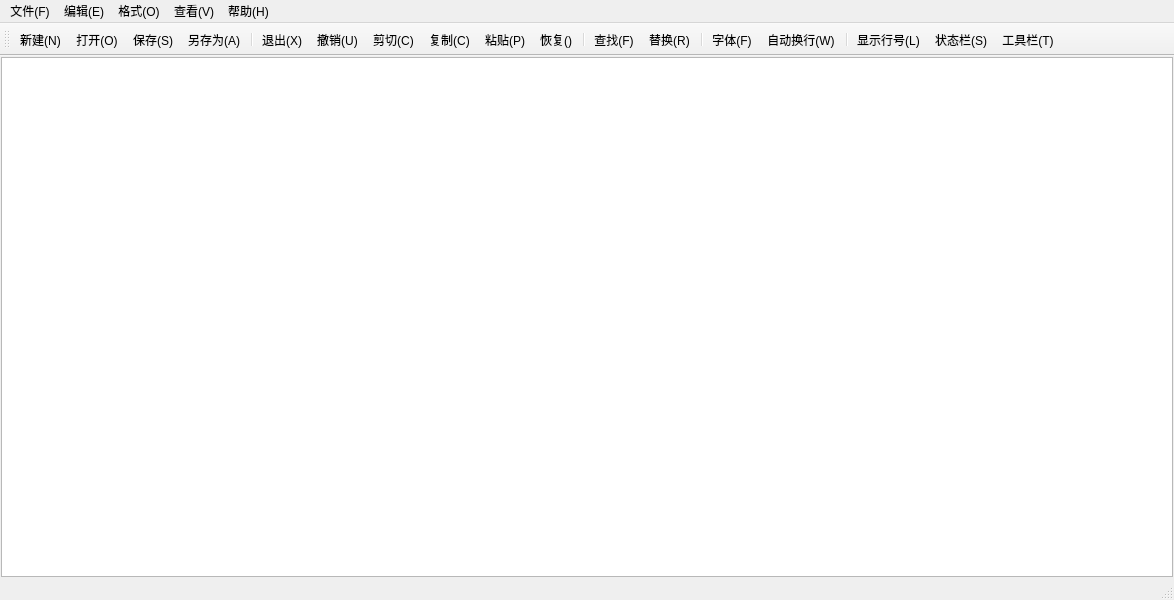
<?xml version="1.0" encoding="UTF-8"?>
<ui version="4.0">
 <class>MainWindow</class>
 <widget class="QMainWindow" name="MainWindow">
  <property name="geometry">
   <rect>
    <x>0</x>
    <y>0</y>
    <width>1174</width>
    <height>600</height>
   </rect>
  </property>
  <property name="windowTitle">
   <string>MainWindow</string>
  </property>
  <widget class="QWidget" name="centralwidget">
   <layout class="QHBoxLayout" name="horizontalLayout">
    <property name="spacing">
     <number>0</number>
    </property>
    <property name="leftMargin">
     <number>1</number>
    </property>
    <property name="topMargin">
     <number>1</number>
    </property>
    <property name="rightMargin">
     <number>1</number>
    </property>
    <property name="bottomMargin">
     <number>1</number>
    </property>
    <item>
     <widget class="CodeEditor" name="TextEdit"/>
    </item>
   </layout>
  </widget>
  <widget class="QMenuBar" name="menubar">
   <property name="geometry">
    <rect>
     <x>0</x>
     <y>0</y>
     <width>1174</width>
     <height>21</height>
    </rect>
   </property>
   <widget class="QMenu" name="menu">
    <property name="title">
     <string>文件(F)</string>
    </property>
    <addaction name="actionNew"/>
    <addaction name="actionOpen"/>
    <addaction name="actionSave"/>
    <addaction name="actionSaveAs"/>
    <addaction name="separator"/>
   </widget>
   <widget class="QMenu" name="menu_E">
    <property name="title">
     <string>编辑(E)</string>
    </property>
    <addaction name="actionExit"/>
    <addaction name="actionUndo"/>
    <addaction name="actionCut"/>
    <addaction name="actionCopy"/>
    <addaction name="actionPaste"/>
    <addaction name="actionFind"/>
    <addaction name="actionReplace"/>
   </widget>
   <widget class="QMenu" name="menu_O">
    <property name="title">
     <string>格式(O)</string>
    </property>
    <addaction name="actionLineWarp"/>
    <addaction name="actionLineNumber"/>
    <addaction name="actionFont"/>
    <addaction name="actionFontColor"/>
    <addaction name="actionFontBackgroundColor"/>
    <addaction name="actionEditorBackgroundColor"/>
   </widget>
   <widget class="QMenu" name="menu_V">
    <property name="title">
     <string>查看(V)</string>
    </property>
    <addaction name="actionToolbar"/>
    <addaction name="actionStatusBar"/>
   </widget>
   <widget class="QMenu" name="menu_H">
    <property name="title">
     <string>帮助(H)</string>
    </property>
    <addaction name="actionAbout"/>
   </widget>
   <addaction name="menu"/>
   <addaction name="menu_E"/>
   <addaction name="menu_O"/>
   <addaction name="menu_V"/>
   <addaction name="menu_H"/>
  </widget>
  <widget class="QStatusBar" name="statusbar"/>
  <widget class="QToolBar" name="toolBar">
   <property name="windowTitle">
    <string>toolBar</string>
   </property>
   <attribute name="toolBarArea">
    <enum>TopToolBarArea</enum>
   </attribute>
   <attribute name="toolBarBreak">
    <bool>false</bool>
   </attribute>
   <addaction name="actionNew"/>
   <addaction name="actionOpen"/>
   <addaction name="actionSave"/>
   <addaction name="actionSaveAs"/>
   <addaction name="separator"/>
   <addaction name="actionExit"/>
   <addaction name="actionUndo"/>
   <addaction name="actionCut"/>
   <addaction name="actionCopy"/>
   <addaction name="actionPaste"/>
   <addaction name="actionRedo"/>
   <addaction name="separator"/>
   <addaction name="actionFind"/>
   <addaction name="actionReplace"/>
   <addaction name="separator"/>
   <addaction name="actionFont"/>
   <addaction name="actionLineWarp"/>
   <addaction name="separator"/>
   <addaction name="actionLineNumber"/>
   <addaction name="actionStatusBar"/>
   <addaction name="actionToolbar"/>
  </widget>
  <action name="actionNew">
   <property name="icon">
    <iconset resource="trd.qrc">
     <normaloff>:/img/add_24dp_5F6368_FILL0_wght400_GRAD0_opsz24.png</normaloff>:/img/add_24dp_5F6368_FILL0_wght400_GRAD0_opsz24.png</iconset>
   </property>
   <property name="text">
    <string>新建(&amp;N)</string>
   </property>
   <property name="toolTip">
    <string>新建</string>
   </property>
   <property name="shortcut">
    <string>Ctrl+N</string>
   </property>
   <property name="menuRole">
    <enum>QAction::MenuRole::NoRole</enum>
   </property>
  </action>
  <action name="actionOpen">
   <property name="icon">
    <iconset resource="trd.qrc">
     <normaloff>:/img/open_in_new_24dp_5F6368_FILL0_wght400_GRAD0_opsz24.png</normaloff>:/img/open_in_new_24dp_5F6368_FILL0_wght400_GRAD0_opsz24.png</iconset>
   </property>
   <property name="text">
    <string>打开(&amp;O)</string>
   </property>
   <property name="toolTip">
    <string>打开</string>
   </property>
   <property name="shortcut">
    <string>Ctrl+O</string>
   </property>
   <property name="menuRole">
    <enum>QAction::MenuRole::NoRole</enum>
   </property>
  </action>
  <action name="actionSave">
   <property name="icon">
    <iconset resource="trd.qrc">
     <normaloff>:/img/save_24dp_5F6368_FILL0_wght400_GRAD0_opsz24.png</normaloff>:/img/save_24dp_5F6368_FILL0_wght400_GRAD0_opsz24.png</iconset>
   </property>
   <property name="text">
    <string>保存(&amp;S)</string>
   </property>
   <property name="toolTip">
    <string>保存</string>
   </property>
   <property name="shortcut">
    <string>Ctrl+S</string>
   </property>
   <property name="menuRole">
    <enum>QAction::MenuRole::NoRole</enum>
   </property>
  </action>
  <action name="actionSaveAs">
   <property name="icon">
    <iconset resource="trd.qrc">
     <normaloff>:/img/save_as_24dp_5F6368_FILL0_wght400_GRAD0_opsz24.png</normaloff>:/img/save_as_24dp_5F6368_FILL0_wght400_GRAD0_opsz24.png</iconset>
   </property>
   <property name="text">
    <string>另存为(&amp;A)</string>
   </property>
   <property name="toolTip">
    <string>另存为</string>
   </property>
   <property name="menuRole">
    <enum>QAction::MenuRole::NoRole</enum>
   </property>
  </action>
  <action name="actionExit">
   <property name="icon">
    <iconset resource="trd.qrc">
     <normaloff>:/img/close_24dp_5F6368_FILL0_wght400_GRAD0_opsz24.png</normaloff>:/img/close_24dp_5F6368_FILL0_wght400_GRAD0_opsz24.png</iconset>
   </property>
   <property name="text">
    <string>退出(&amp;X)</string>
   </property>
   <property name="toolTip">
    <string>退出</string>
   </property>
   <property name="menuRole">
    <enum>QAction::MenuRole::NoRole</enum>
   </property>
  </action>
  <action name="actionUndo">
   <property name="icon">
    <iconset resource="trd.qrc">
     <normaloff>:/img/undo_24dp_5F6368_FILL0_wght400_GRAD0_opsz24.png</normaloff>:/img/undo_24dp_5F6368_FILL0_wght400_GRAD0_opsz24.png</iconset>
   </property>
   <property name="text">
    <string>撤销(&amp;U)</string>
   </property>
   <property name="toolTip">
    <string>撤销</string>
   </property>
   <property name="shortcut">
    <string>Ctrl+Z</string>
   </property>
   <property name="menuRole">
    <enum>QAction::MenuRole::NoRole</enum>
   </property>
  </action>
  <action name="actionCut">
   <property name="icon">
    <iconset resource="trd.qrc">
     <normaloff>:/img/content_cut_24dp_5F6368_FILL0_wght400_GRAD0_opsz24.png</normaloff>:/img/content_cut_24dp_5F6368_FILL0_wght400_GRAD0_opsz24.png</iconset>
   </property>
   <property name="text">
    <string>剪切(&amp;C)</string>
   </property>
   <property name="shortcut">
    <string>Ctrl+X</string>
   </property>
   <property name="menuRole">
    <enum>QAction::MenuRole::NoRole</enum>
   </property>
  </action>
  <action name="actionCopy">
   <property name="icon">
    <iconset resource="trd.qrc">
     <normaloff>:/img/content_copy_24dp_5F6368_FILL0_wght400_GRAD0_opsz24.png</normaloff>:/img/content_copy_24dp_5F6368_FILL0_wght400_GRAD0_opsz24.png</iconset>
   </property>
   <property name="text">
    <string>复制(&amp;C)</string>
   </property>
   <property name="toolTip">
    <string>复制</string>
   </property>
   <property name="shortcut">
    <string>Ctrl+C</string>
   </property>
   <property name="menuRole">
    <enum>QAction::MenuRole::NoRole</enum>
   </property>
  </action>
  <action name="actionPaste">
   <property name="icon">
    <iconset resource="trd.qrc">
     <normaloff>:/img/content_paste_24dp_5F6368_FILL0_wght400_GRAD0_opsz24.png</normaloff>:/img/content_paste_24dp_5F6368_FILL0_wght400_GRAD0_opsz24.png</iconset>
   </property>
   <property name="text">
    <string>粘贴(&amp;P)</string>
   </property>
   <property name="toolTip">
    <string>粘贴</string>
   </property>
   <property name="shortcut">
    <string>Ctrl+V</string>
   </property>
   <property name="menuRole">
    <enum>QAction::MenuRole::NoRole</enum>
   </property>
  </action>
  <action name="actionFind">
   <property name="icon">
    <iconset resource="trd.qrc">
     <normaloff>:/img/search_24dp_5F6368_FILL0_wght400_GRAD0_opsz24.png</normaloff>:/img/search_24dp_5F6368_FILL0_wght400_GRAD0_opsz24.png</iconset>
   </property>
   <property name="text">
    <string>查找(&amp;F)</string>
   </property>
   <property name="toolTip">
    <string>查找</string>
   </property>
   <property name="shortcut">
    <string>Ctrl+F</string>
   </property>
   <property name="menuRole">
    <enum>QAction::MenuRole::NoRole</enum>
   </property>
  </action>
  <action name="actionReplace">
   <property name="icon">
    <iconset resource="trd.qrc">
     <normaloff>:/img/upgrade_24dp_5F6368_FILL0_wght400_GRAD0_opsz24.png</normaloff>:/img/upgrade_24dp_5F6368_FILL0_wght400_GRAD0_opsz24.png</iconset>
   </property>
   <property name="text">
    <string>替换(&amp;R)</string>
   </property>
   <property name="toolTip">
    <string>替换</string>
   </property>
   <property name="shortcut">
    <string>Ctrl+H</string>
   </property>
   <property name="menuRole">
    <enum>QAction::MenuRole::NoRole</enum>
   </property>
  </action>
  <action name="actionFont">
   <property name="icon">
    <iconset resource="trd.qrc">
     <normaloff>:/img/border_color_24dp_5F6368_FILL0_wght400_GRAD0_opsz24.png</normaloff>:/img/border_color_24dp_5F6368_FILL0_wght400_GRAD0_opsz24.png</iconset>
   </property>
   <property name="text">
    <string>字体(&amp;F)</string>
   </property>
   <property name="menuRole">
    <enum>QAction::MenuRole::NoRole</enum>
   </property>
  </action>
  <action name="actionLineWarp">
   <property name="checkable">
    <bool>true</bool>
   </property>
   <property name="icon">
    <iconset resource="trd.qrc">
     <normaloff>:/img/wrap_text_24dp_5F6368_FILL0_wght400_GRAD0_opsz24.png</normaloff>:/img/wrap_text_24dp_5F6368_FILL0_wght400_GRAD0_opsz24.png</iconset>
   </property>
   <property name="text">
    <string>自动换行(&amp;W)</string>
   </property>
   <property name="toolTip">
    <string>自动换行</string>
   </property>
   <property name="menuRole">
    <enum>QAction::MenuRole::NoRole</enum>
   </property>
  </action>
  <action name="actionToolbar">
   <property name="checkable">
    <bool>true</bool>
   </property>
   <property name="icon">
    <iconset resource="trd.qrc">
     <normaloff>:/img/toolbar_24dp_5F6368_FILL0_wght400_GRAD0_opsz24.png</normaloff>:/img/toolbar_24dp_5F6368_FILL0_wght400_GRAD0_opsz24.png</iconset>
   </property>
   <property name="text">
    <string>工具栏(&amp;T)</string>
   </property>
   <property name="toolTip">
    <string>工具栏</string>
   </property>
   <property name="menuRole">
    <enum>QAction::MenuRole::NoRole</enum>
   </property>
  </action>
  <action name="actionStatusBar">
   <property name="checkable">
    <bool>true</bool>
   </property>
   <property name="icon">
    <iconset resource="trd.qrc">
     <normaloff>:/img/insert_chart_24dp_5F6368_FILL0_wght400_GRAD0_opsz24.png</normaloff>:/img/insert_chart_24dp_5F6368_FILL0_wght400_GRAD0_opsz24.png</iconset>
   </property>
   <property name="text">
    <string>状态栏(&amp;S)</string>
   </property>
   <property name="toolTip">
    <string>状态栏</string>
   </property>
   <property name="menuRole">
    <enum>QAction::MenuRole::NoRole</enum>
   </property>
  </action>
  <action name="actionRedo">
   <property name="icon">
    <iconset resource="trd.qrc">
     <normaloff>:/img/redo_24dp_5F6368_FILL0_wght400_GRAD0_opsz24.png</normaloff>:/img/redo_24dp_5F6368_FILL0_wght400_GRAD0_opsz24.png</iconset>
   </property>
   <property name="text">
    <string>恢复(&amp;)</string>
   </property>
   <property name="toolTip">
    <string>恢复</string>
   </property>
   <property name="shortcut">
    <string>Ctrl+Shift+Z</string>
   </property>
   <property name="menuRole">
    <enum>QAction::MenuRole::NoRole</enum>
   </property>
  </action>
  <action name="actionSelectAll">
   <property name="text">
    <string>全选(&amp;A)</string>
   </property>
   <property name="toolTip">
    <string>全选</string>
   </property>
   <property name="shortcut">
    <string>Ctrl+A</string>
   </property>
   <property name="menuRole">
    <enum>QAction::MenuRole::NoRole</enum>
   </property>
  </action>
  <action name="actionAbout">
   <property name="text">
    <string>关于(&amp;A)</string>
   </property>
   <property name="toolTip">
    <string>关于</string>
   </property>
   <property name="menuRole">
    <enum>QAction::MenuRole::NoRole</enum>
   </property>
  </action>
  <action name="actionLineNumber">
   <property name="checkable">
    <bool>true</bool>
   </property>
   <property name="icon">
    <iconset resource="trd.qrc">
     <normaloff>:/img/list_alt_24dp_5F6368_FILL0_wght400_GRAD0_opsz24.png</normaloff>:/img/list_alt_24dp_5F6368_FILL0_wght400_GRAD0_opsz24.png</iconset>
   </property>
   <property name="text">
    <string>显示行号(&amp;L)</string>
   </property>
   <property name="toolTip">
    <string>显示行号</string>
   </property>
   <property name="shortcut">
    <string>Ctrl+L</string>
   </property>
   <property name="menuRole">
    <enum>QAction::MenuRole::NoRole</enum>
   </property>
  </action>
  <action name="actionFontColor">
   <property name="text">
    <string>字体颜色</string>
   </property>
   <property name="toolTip">
    <string>字体颜色</string>
   </property>
   <property name="menuRole">
    <enum>QAction::MenuRole::NoRole</enum>
   </property>
  </action>
  <action name="actionEditorBackgroundColor">
   <property name="text">
    <string>编辑器背景色</string>
   </property>
   <property name="toolTip">
    <string>编辑器背景色</string>
   </property>
   <property name="menuRole">
    <enum>QAction::MenuRole::NoRole</enum>
   </property>
  </action>
  <action name="actionFontBackgroundColor">
   <property name="text">
    <string>字体背景色</string>
   </property>
   <property name="toolTip">
    <string>字体背景色</string>
   </property>
   <property name="menuRole">
    <enum>QAction::MenuRole::NoRole</enum>
   </property>
  </action>
 </widget>
 <customwidgets>
  <customwidget>
   <class>CodeEditor</class>
   <extends>QPlainTextEdit</extends>
   <header location="global">codeeditor.h</header>
  </customwidget>
 </customwidgets>
 <resources>
  <include location="trd.qrc"/>
 </resources>
 <connections/>
</ui>
